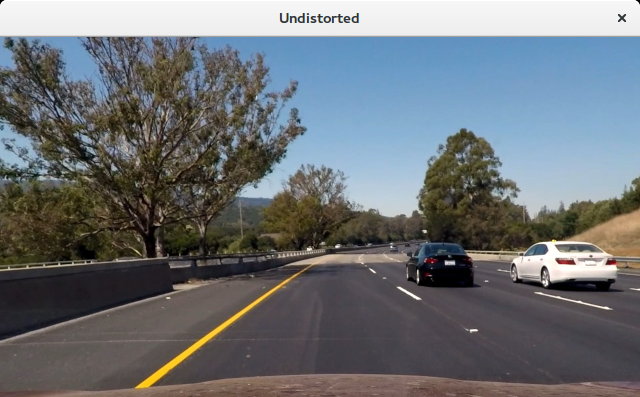
#> input picture examples/undistorted.png, 640 x 397 px, given as the content of the folder ./camera_cal, which was not available
$ python lanes.py --images examples
#> lines starting #> are read from the running program, lines starting #| are printed output that depends on the picture; pictures that were not available may be replaced by others from this repository, and a replacement may not be noted
### camera.py
import numpy as np
import os
import cv2


class Camera:
    '''
    Camera class to capture the logic needed to calibrate a camera and to do warping/unwapring of an image.
    '''

    def __init__(self, nx, ny,
                 perspective_source=((584, 458), (701, 458), (1022, 665), (295, 665)),
                 # perspective_source=((584, 474), (701, 474), (1022, 665), (295, 665)),
                 path='./camera_cal'):
        '''
        Initializes the camera.
        :param nx: the number of corners horizontally on the checkerboard images used to calibrate the camera.
        :param ny: the number of corners vertically on the checkerboard images used to calibrate the camera.
        :param perspective_source: the polygon to use for perspective transforms on the source image
        :param path: the path to read the camera calibration images from.
        '''
        self.nx = nx
        self.ny = ny
        self.path = path

        self.perspective_source = np.float32(((perspective_source[0]), (perspective_source[1]),
                                              (perspective_source[3]), (perspective_source[2])))

        self.__camera_matrix = None
        self.__distortion_coefficients = None

    def calibrate(self):
        '''
        Calibrates the camera by reading the images from the path and finding chessboard corners and calculating camera
        matrix and distortion coefficients.
        :return:
        '''
        print('Calibrating camera...')
        images = []
        for f in os.listdir(self.path):
            images.append(cv2.imread(os.path.join(self.path, f)))

        objp = np.zeros((self.nx * self.ny, 3), np.float32)
        objp[:, :2] = np.mgrid[0:self.nx, 0:self.ny].T.reshape(-1, 2)

        image_points = []
        object_points = []
        gray = None

        for img in images:
            gray = cv2.cvtColor(img, cv2.COLOR_BGR2GRAY)
            ret, corners = cv2.findChessboardCorners(gray, (self.nx, self.ny), None)

            if ret:
                image_points.append(corners)
                object_points.append(objp)
#> this loop made 1 pass
#> ret on pass 1: False
#> pass 1, in calibrate, `gray = cv2.cvtColor(img, cv2.COLOR_BGR2GRAY)`:
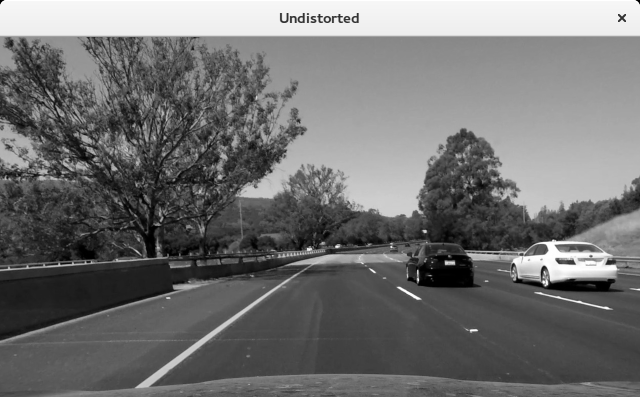
#> gray: shape (397, 640); min 0, max 255, mean 113.3
#> after the loop, image_points = []; object_points = []

#> (the run stopped early here; a loop or call above may not have finished)

$ run again, on examples/warp_curved.png
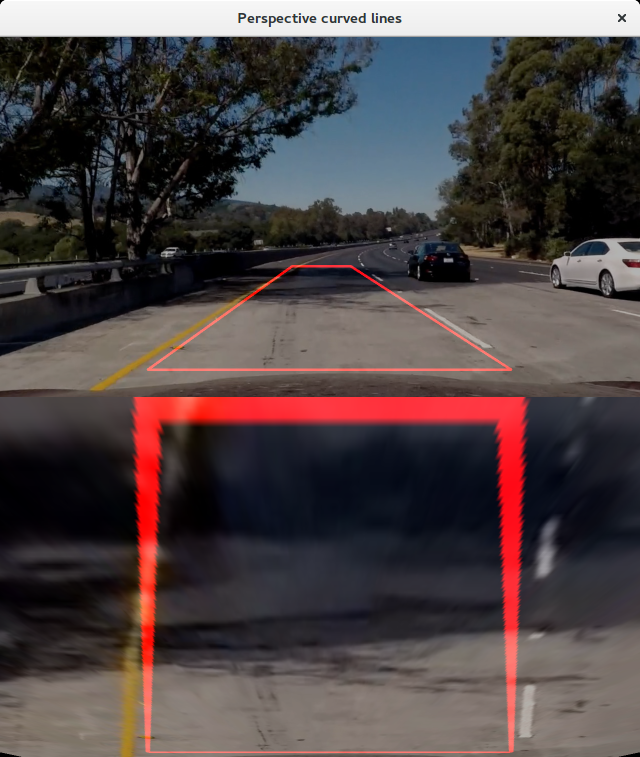
#> input picture examples/warp_curved.png, 640 x 757 px, given as the content of the folder ./camera_cal, which was not available
#> the loop in calibrate, `for img in images:` made 1 pass
#> ret on pass 1: False
#> pass 1, in calibrate, `gray = cv2.cvtColor(img, cv2.COLOR_BGR2GRAY)`:
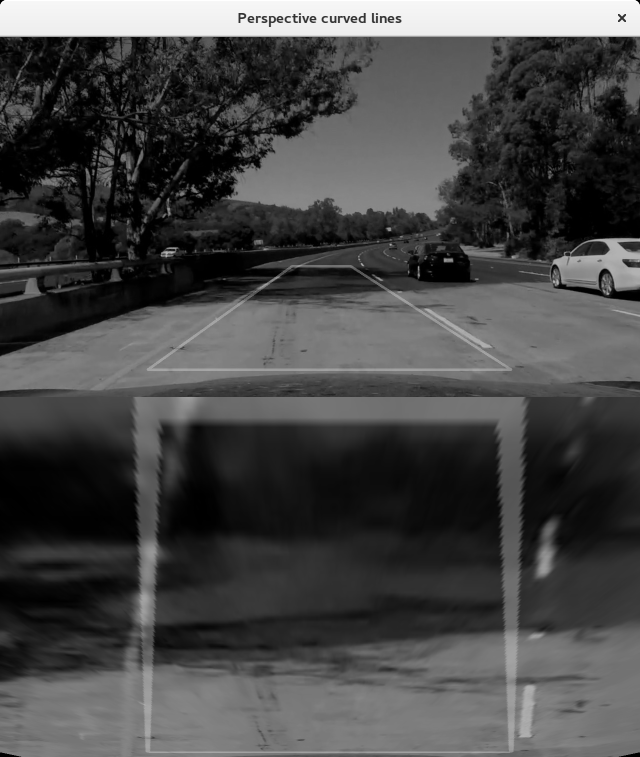
#> gray: shape (757, 640); min 0, max 255, mean 71.4
#> after the loop in calibrate, `for img in images:`: image_points = []

$ run again, on examples/warp_straight.png
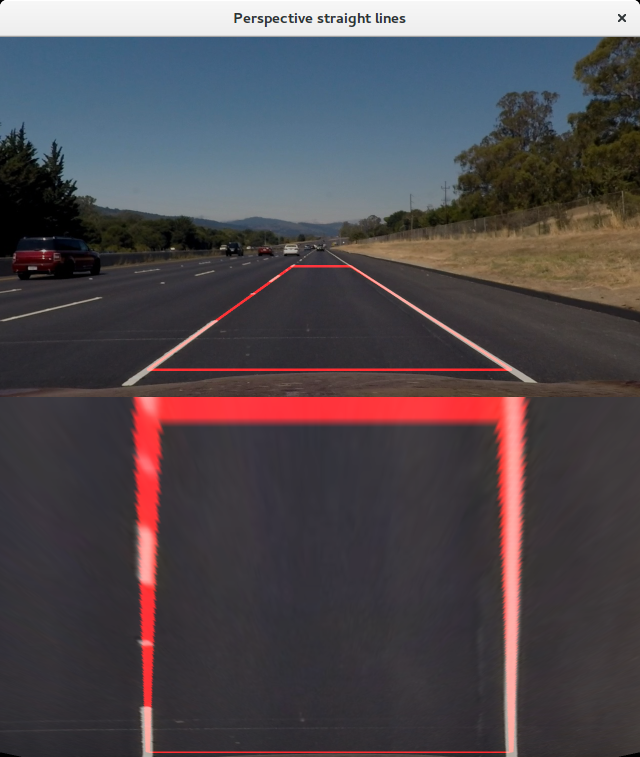
#> input picture examples/warp_straight.png, 640 x 757 px, given as the content of the folder ./camera_cal, which was not available
#> the loop in calibrate, `for img in images:` made 1 pass
#> ret on pass 1: False
#> pass 1, in calibrate, `gray = cv2.cvtColor(img, cv2.COLOR_BGR2GRAY)`:
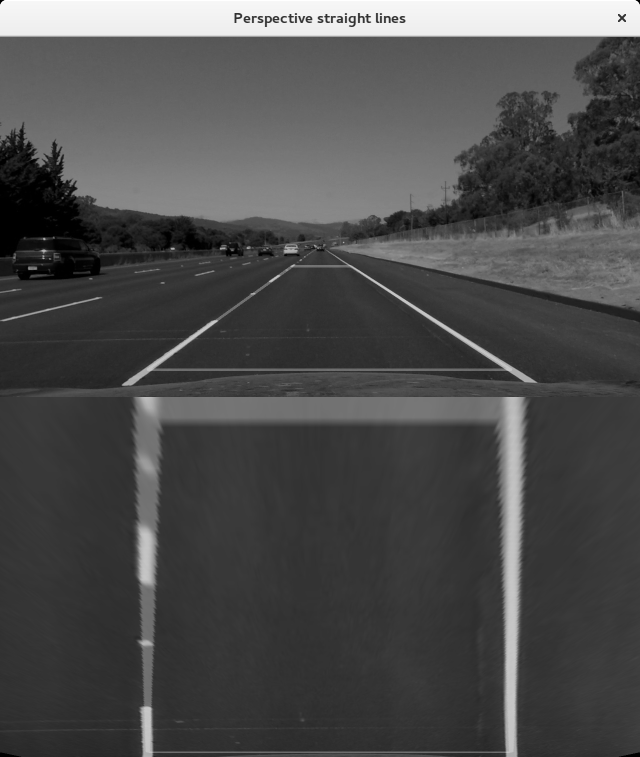
#> gray: shape (757, 640); min 0, max 255, mean 76.5
#> after the loop in calibrate, `for img in images:`: image_points = []
